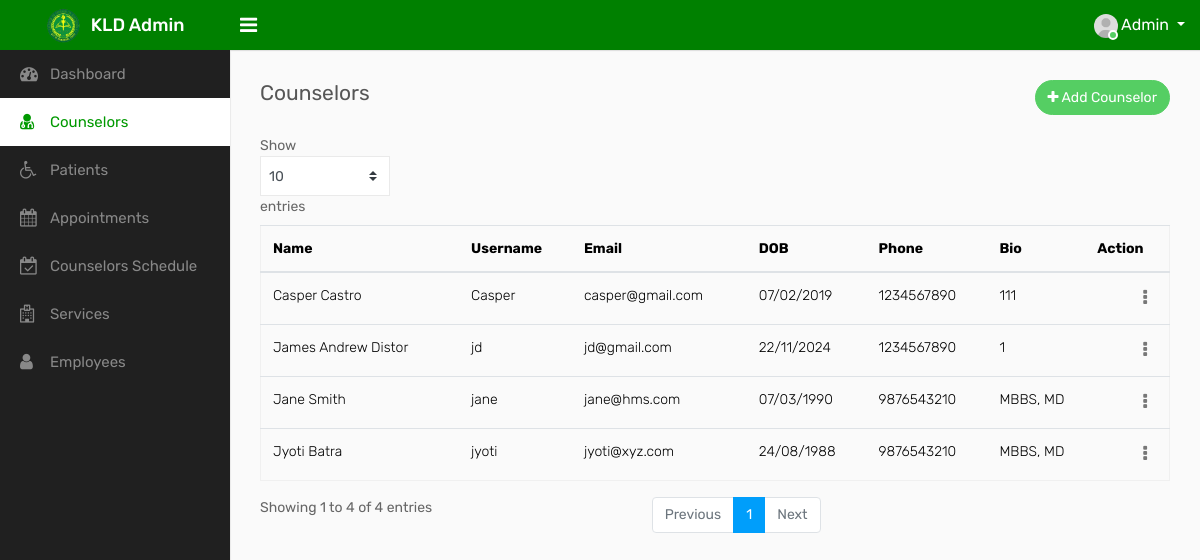
The page /GUIDANCE/doctors.php (signed in) on the database its author committed.
### tables this page shows
CREATE TABLE `tbl_employee` (
  `id` int(11) NOT NULL,
  `first_name` varchar(250) NOT NULL,
  `last_name` varchar(250) NOT NULL,
  `username` varchar(250) NOT NULL,
  `emailid` varchar(250) NOT NULL,
  `password` varchar(250) NOT NULL,
  `dob` varchar(50) NOT NULL,
  `gender` varchar(10) NOT NULL,
  `address` text NOT NULL,
  `bio` text NOT NULL,
  `employee_id` varchar(250) NOT NULL,
  `joining_date` varchar(250) NOT NULL,
  `phone` varchar(10) NOT NULL,
  `role` varchar(50) NOT NULL COMMENT '1=Admin, 2=Doctor, 3=Nurse, 4=Accountant',
  `status` tinyint(4) NOT NULL COMMENT '1=Active, 0=Inactive',
  `created_at` timestamp NOT NULL DEFAULT current_timestamp() ON UPDATE current_timestamp()
);

### GUIDANCE/doctors.php (the view, shortened to what this page needs)
<?php
include('header.php');
include('includes/connection.php');
?>
<head>
</head>
<body>
<div class="sidebar" id="sidebar">
            <div class="sidebar-inner slimscroll">
                <div id="sidebar-menu" class="sidebar-menu">
                    <?php
                    if($_SESSION['role']==1){?>
                    <ul>
                        <li>
                            <a href="dashboard.php"><i class="fa fa-dashboard"></i> <span>Dashboard</span></a>
                        </li>
						<li class="active">
                            <a href="doctors.php"><i class="fa fa-user-md"></i> <span>Counselors</span></a>
                        </li>
                        <li>
                            <a href="patients.php"><i class="fa fa-wheelchair"></i> <span>Patients</span></a>
                        </li>
                        <li>
                            <a href="appointments.php"><i class="fa fa-calendar"></i> <span>Appointments</span></a>
                        </li>
                        <li>
                            <a href="schedule.php"><i class="fa fa-calendar-check-o"></i> <span>Counselors Schedule</span></a>
                        </li>
                        <li>
                            <a href="departments.php"><i class="fa fa-hospital-o"></i> <span>Services</span></a>
                        </li>
                        <li>
                            <a href="employees.php"><i class="fa fa-user"></i> <span>Employees</span></a>
                        </li>
                    </ul>
                <?php } ?>
                </div>
            </div>
      </div>
</body>
        <div class="page-wrapper">
            <div class="content">
                <div class="row">
                    <div class="col-sm-4 col-3">
                        <h4 class="page-title">Counselors</h4>
                    </div>
                    <?php
                    if($_SESSION['role']==1){?>
                    <div class="col-sm-8 col-9 text-right m-b-20">
                        <a href="add-doctor.php" class="btn btn-success btn-rounded float-right"><i class="fa fa-plus"></i> Add Counselor</a>
                    </div>
                <?php } ?>
                </div>
                <div class="table-responsive">
                                    <table class="datatable table table-stripped ">
                                    <thead>
                                        <tr>
                                            <th>Name</th>
                                            <th>Username</th>
                                            <th>Email</th>
                                            <th>DOB</th>
                                            <th>Phone</th>
                                            <th>Bio</th>
                                            <?php
                                            if($_SESSION['role']==1){?>
                                            <th>Action</th>
                                        <?php } ?>
                                        </tr>
                                    </thead>
                                    <tbody>
                                        <?php
                                        $fetch_query = mysqli_query($connection, "select * from tbl_employee where role=2");
                                        while($row = mysqli_fetch_array($fetch_query))
                                        {
                                        ?>
                                        <tr>
                                            <td><?php echo $row['first_name']." ".$row['last_name']; ?></td>
                                            <td><?php echo $row['username']; ?></td>
                                            <td><?php echo $row['emailid']; ?></td>
                                            <td><?php echo $row['dob']; ?></td>
                                            <td><?php echo $row['phone']; ?></td>
                                            <td><?php echo $row['bio']; ?></td>
                                            <?php
                                            if($_SESSION['role']==1){?>
                                            <td class="text-right">
                                            <div class="dropdown dropdown-action">
                                                <a href="#" class="action-icon dropdown-toggle" data-toggle="dropdown" aria-expanded="false"><i class="fa fa-ellipsis-v"></i></a>
                                            </div>
                                        </td>
                                    <?php } ?>
                                        </tr>
                                    <?php } ?>
                                    </tbody>
                                </table>
                            </div>
            </div>
        </div>
<?php
include('footer.php');?>

### GUIDANCE/header.php (style rules this page uses)
.sidebar { box-shadow: 0 1px 2px 0 rgba(0, 0, 0, 0.1); top: 50px; width: 230px; z-index: 1039; background-color: #202020 ; bottom: 0; margin-top: 0px; position: fixed; left: 0; transition: all 0.2s ease-in-out; }

### GUIDANCE/doctors.php (style rules this page uses)
.sidebar-menu li.active a { color: #009900; background-color: #ffffff; }

### rows shown on the page
tbl_employee: first_name "Jane", last_name "Smith", username "jane", emailid "jane@hms.com", dob "07/03/1990", phone "9876543210", bio "MBBS, MD"
tbl_employee: first_name "Jyoti", last_name "Batra", username "jyoti", emailid "jyoti@xyz.com", dob "24/08/1988", phone "9876543210", bio "MBBS, MD"
tbl_employee: first_name "Casper", last_name "Castro", username "Casper", emailid "casper@gmail.com", dob "07/02/2019", phone "1234567890", bio "111"
tbl_employee: first_name "James Andrew", last_name "Distor", username "jd", emailid "jd@gmail.com", dob "22/11/2024", phone "1234567890", bio "1"
